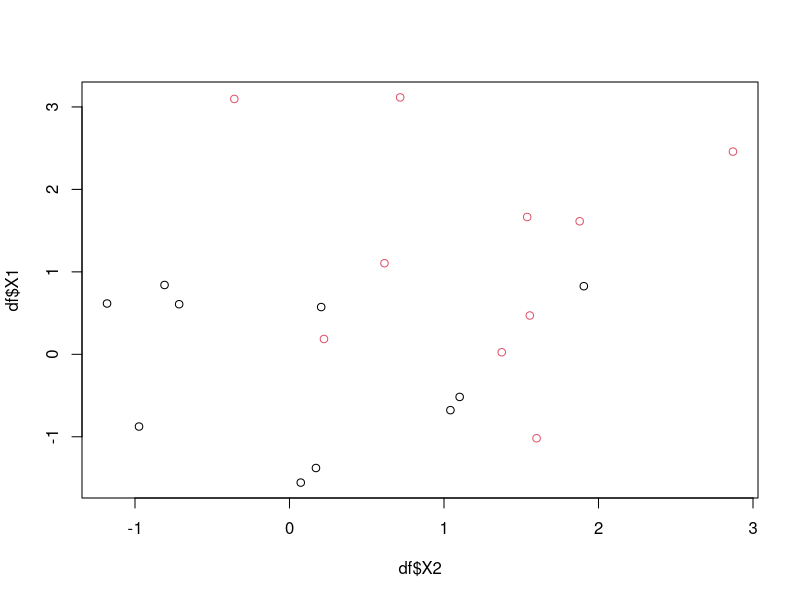
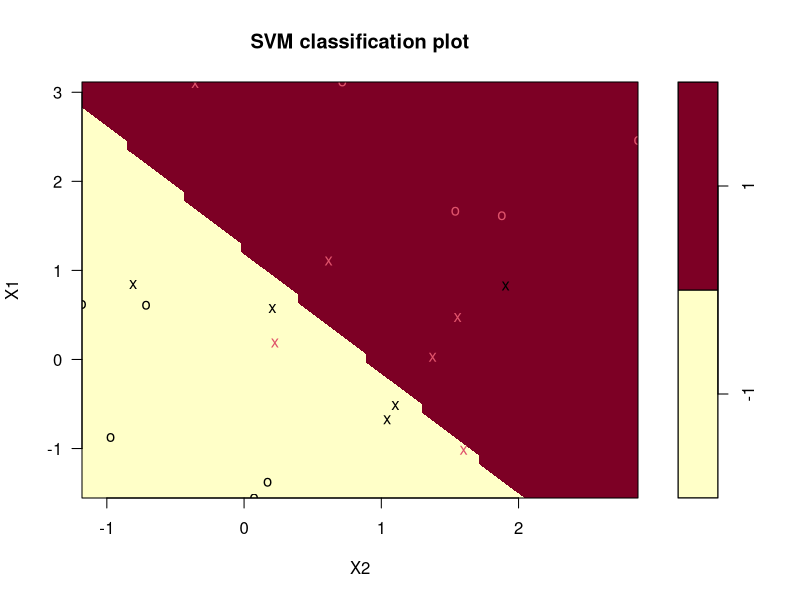
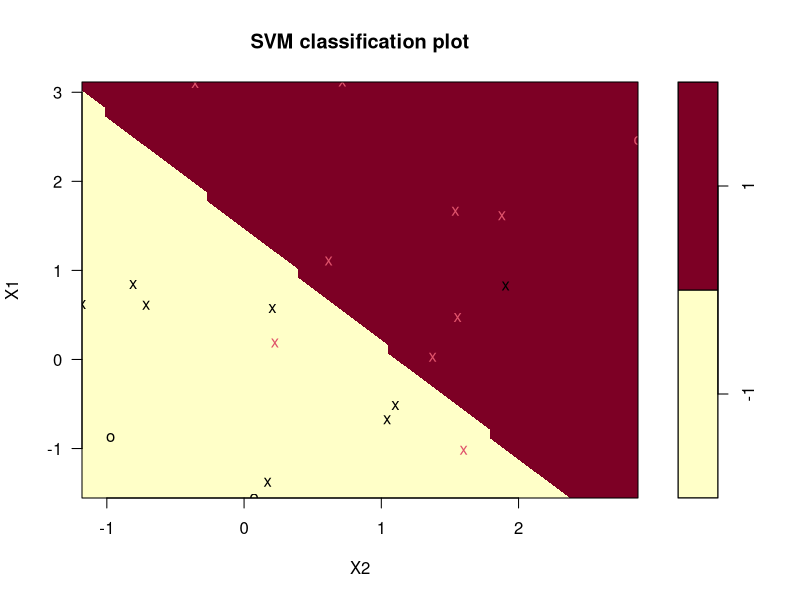
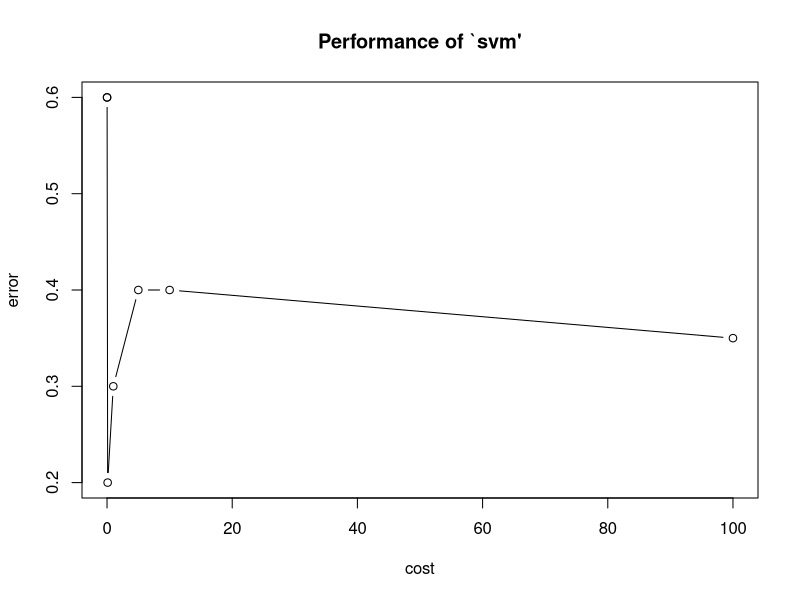
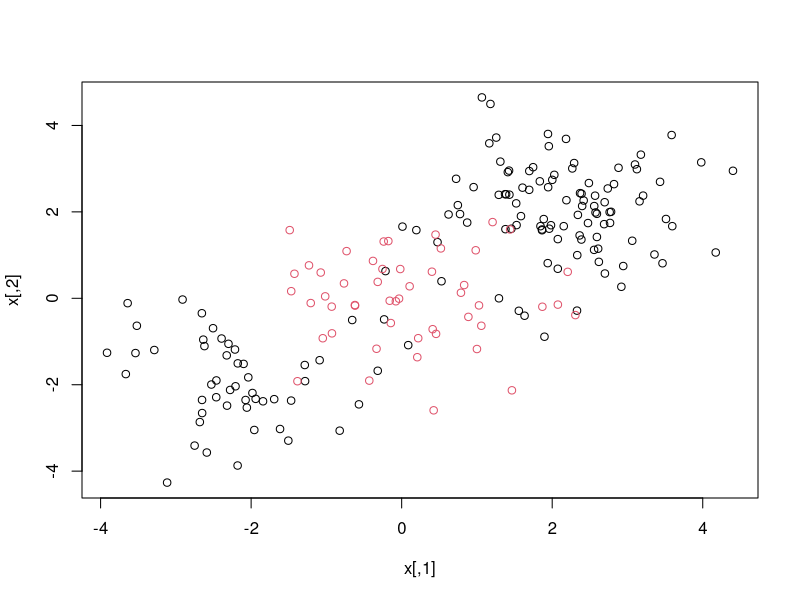
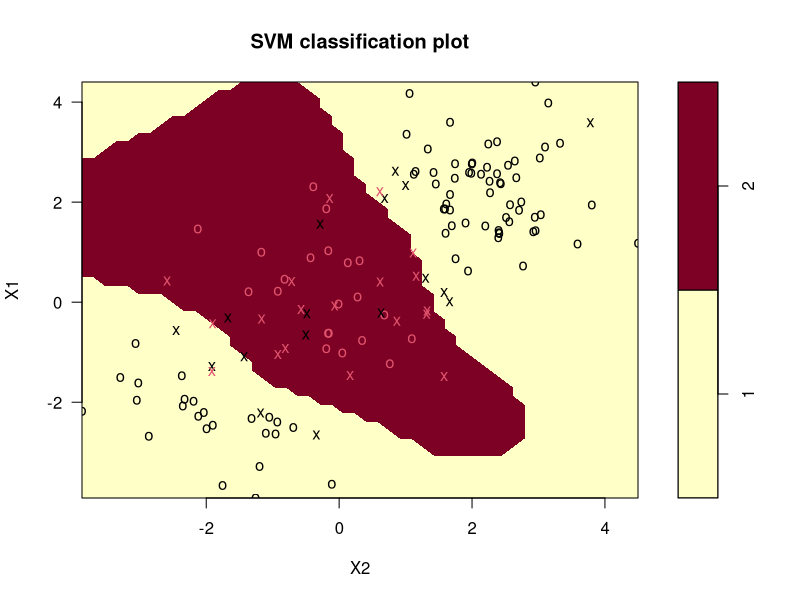
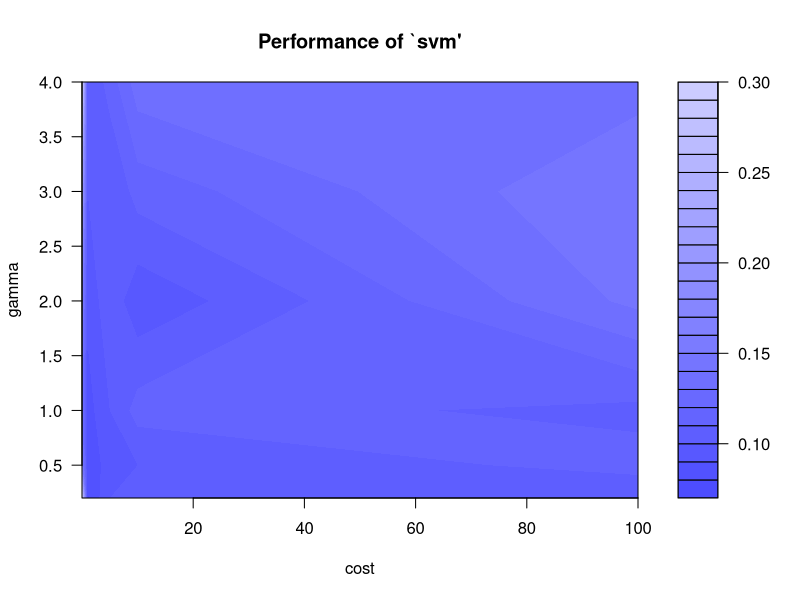

Source code (R) for these figures, in order:
#Lab: Support Vector Mahines (ISLR)

# 1- Support Vector Classifiers
library(e1071)
set.seed(640)
x = matrix(rnorm(20*2), ncol=2)
y = c(rep(-1,10),rep(1,10))
x[y==1] = x[y==1] +1

# encoding the class as a factor {-1,1}
y = factor(y)
df = data.frame(x,y)
plot(df$X1~df$X2, col = y)

svmfit = svm(y~., data = df, kernel = "linear", cost = 10, scale = TRUE)
plot(svmfit,data = df)

#support vectors
supvec = svmfit$index
x[supvec,]

#trying a smaller cost - will increase the margin size, therfore the number of s.vectors
svmfit = svm(y~., data = df, kernel = "linear", cost = 0.1, scale = TRUE)
plot(svmfit,data = df)
length(svmfit$index)

summary(svmfit)


# tune function - for cross validaion (could also use the caret library)
tune.svm = tune(svm, y~., data = df, kernel = "linear",
                ranges = list(cost = c(0.001,0.01,0.1,1,5,10,100)))
summary(tune.svm)

plot(tune.svm)
best.svm = tune.svm$best.model

#generating a test set from the same population:
set.seed(1)
x.test = matrix(rnorm(20*2), ncol=2)
y.test = c(rep(-1,10),rep(1,10))
x.test[y.test==1] = x.test[y.test==1] +1

# encoding the class as a factor {-1,1}
y.test = factor(y.test)
df.test = data.frame(x.test,y.test)

table(predict(best.svm,df.test),df.test$y.test)


# 2- Support Vector Machine - using kernel tricks
set.seed(1)
x = matrix(rnorm(200*2), ncol=2)

x[1:100,] = x[1:100,] + 2
x[101:150,] = x[101:150,] - 2

y = c(rep(1,150),rep(2,50))
plot(x,col=y)
y = factor(y)
df = data.frame(x,y)

#Train-test splot
train.idx = sample(1:nrow(df),0.7*nrow(df))
train = df[train.idx,]
test = df[-train.idx,]

svmfit = svm(y~., data = train, kernel = "radial", cost = 10, gamma = 1)
plot(svmfit,train)


tune.svm = tune(svm, y~., data = train, kernel = "radial",
                ranges = list(cost = c(0.001,0.01,0.1,1,5,10,100),
                              gamma = c(0.2, 0.5, 1, 2, 3, 4)))
plot(tune.svm)
tune.svm$best.parameters
best.svm = tune.svm$best.model
summary(tune.svm)
#best model = cost 1, gamme 0.2
table(predictions = predict(best.svm, test), True = test$y)
#almost no misclassifications!
#               True
#    predictions  1  2
#              1 40  1
#              2  1 18

